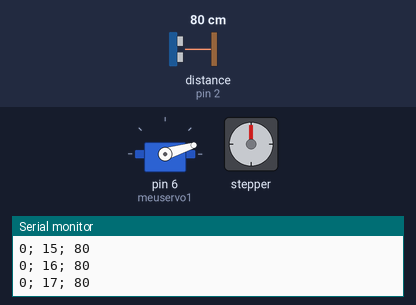
A sketch run on a simulated Arduino Uno, built with avr-gcc and run on an emulated ATmega328P. Shown: servo, stepper motor, the last lines printed to the serial monitor. Inputs (shaded band) come from the test bench; at power-on: distance to the obstacle (sensor on pin 2) 80 cm. The echo pulse lasts 58.3 µs per cm; stepper angles assume 200 steps per turn.

Above: at 1.26 s.
1.3 s: distance to the obstacle (sensor on pin 2) set to 9 cm
At 1.88 s:
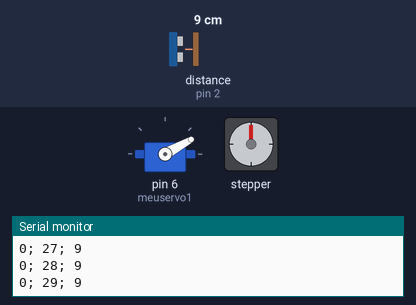
At 5.21 s:
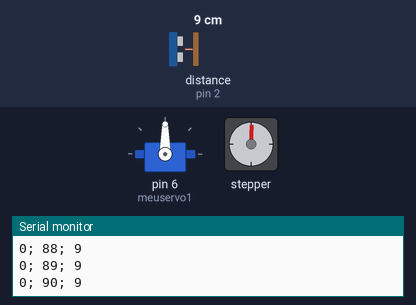
Timing chart, 0 to 10.3 s (numbered marks = the images above; inputs shaded):
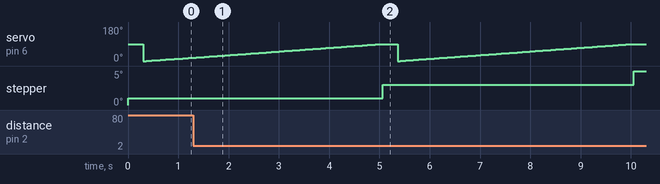

The sketch:

ServoMotor.ino
```cpp
#include <Stepper.h>
#include "Servo.h"
#include "Ultrasonic.h"  //INCLUSÃO DA BIBLIOTECA NECESSÁRIA PARA FUNCIONAMENTO DO CÓDIGO
#include <String.h>
#include <Stdlib.h>
#include <Stdio.h>

const int echoPin = 2;  //PINO DIGITAL UTILIZADO PELO HC-SR04 ECHO(RECEBE)
const int trigPin = 3;  //PINO DIGITAL UTILIZADO PELO HC-SR04 TRIG(ENVIA)

Ultrasonic ultrasonic(trigPin, echoPin);  //INICIALIZANDO OS PINOS DO ARDUINO

int distancia;  //VARIÁVEL DO TIPO INTEIRO
String result;  //VARIÁVEL DO TIPO STRING
Servo meuservo1;
Servo meuservo2;
int angulo1 = 0;
int angulo2 = 0;
int incremento = 1;

const int stepsPerRevolution = 200;  // change this to fit the number of steps per revolution
// for your motor

// initialize the stepper library on pins 8 through 11:
Stepper myStepper(stepsPerRevolution, 8, 9, 10, 11);

void setup() {

  pinMode(echoPin, INPUT);   //DEFINE O PINO COMO ENTRADA (RECEBE)
  pinMode(trigPin, OUTPUT);  //DEFINE O PINO COMO SAIDA (ENVIA)
  Serial.begin(9600);        //INICIALIZA A PORTA SERIAL

Serial.print(hcsr04());  // FAZ A CHAMADA DO MÉTODO "hcsr04()"

  meuservo1.attach(6);
  // meuservo2.attach();
  // set the speed at 60 rpm:
  myStepper.setSpeed(1);
  // initialize the serial port:
  Serial.begin(9600);
}

void loop() {


  for (int x = 0; x <= stepsPerRevolution; x++) {
    myStepper.step(1);
    for (int y = 0; y <= 90; y += incremento) {
      meuservo1.write(y);
      //hcsr04();  // FAZ A CHAMADA DO MÉTODO "hcsr04()"

  String formattedString = formatString("%d; %d; %d", x, y, hcsr04());
  Serial.println(formattedString);

  //Serial.println(x);
  //Serial.print("; ");
  //Serial.print(y);
  //Serial.print("; ");
      //Serial.print(hcsr04());  ////IMPRIME NO MONITOR SERIAL A DISTÂNCIA MEDIDA
    delay(50);
    }
  }
}

String formatString(const char* format, ...) {
  static char buffer[256]; // Tamanho máximo da string formatada
  va_list args;
  va_start(args, format);
  vsnprintf(buffer, sizeof(buffer), format, args);
  va_end(args);
  return String(buffer);
}
//MÉTODO RESPONSÁVEL POR CALCULAR A DISTÂNCIA
int hcsr04() {
  digitalWrite(trigPin, LOW);   //SETA O PINO 6 COM UM PULSO BAIXO "LOW"
  delayMicroseconds(2);         //INTERVALO DE 2 MICROSSEGUNDOS
  digitalWrite(trigPin, HIGH);  //SETA O PINO 6 COM PULSO ALTO "HIGH"
  delayMicroseconds(10);        //INTERVALO DE 10 MICROSSEGUNDOS
  digitalWrite(trigPin, LOW);   //SETA O PINO 6 COM PULSO BAIXO "LOW" NOVAMENTE
  //FUNÇÃO RANGING, FAZ A CONVERSÃO DO TEMPO DE
  //RESPOSTA DO ECHO EM CENTIMETROS, E ARMAZENA
  //NA VARIAVEL "distancia"
  distancia = (ultrasonic.read(CM));  //VARIÁVEL GLOBAL RECEBE O VALOR DA DISTÂNCIA MEDIDA
  return distancia;         //VARIÁVEL GLOBAL DO TIPO STRING RECEBE A DISTÂNCIA(CONVERTIDO DE INTEIRO PARA STRING)
}
```
